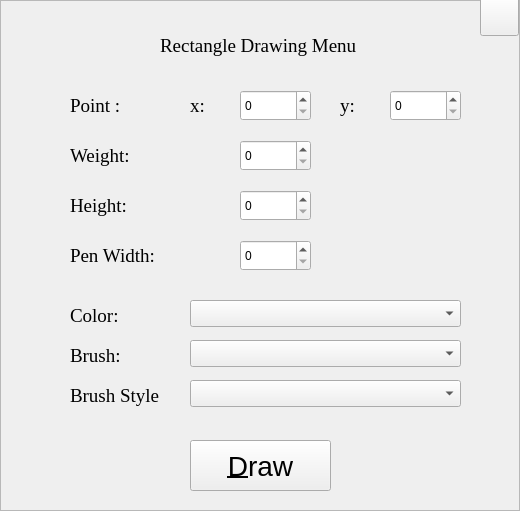
    <widget class="QFrame" name="rectangleFrame">
     <property name="geometry">
      <rect>
       <x>280</x>
       <y>2353</y>
       <width>520</width>
       <height>511</height>
      </rect>
     </property>
     <property name="focusPolicy">
      <enum>Qt::ClickFocus</enum>
     </property>
     <property name="frameShape">
      <enum>QFrame::StyledPanel</enum>
     </property>
     <property name="frameShadow">
      <enum>QFrame::Raised</enum>
     </property>
     <widget class="QLabel" name="label_23">
      <property name="geometry">
       <rect>
        <x>70</x>
        <y>90</y>
        <width>101</width>
        <height>31</height>
       </rect>
      </property>
      <property name="font">
       <font>
        <family>Times New Roman</family>
        <pointsize>14</pointsize>
       </font>
      </property>
      <property name="text">
       <string>Point : </string>
      </property>
     </widget>
     <widget class="QLabel" name="label_56">
      <property name="geometry">
       <rect>
        <x>190</x>
        <y>90</y>
        <width>41</width>
        <height>31</height>
       </rect>
      </property>
      <property name="font">
       <font>
        <family>Times New Roman</family>
        <pointsize>14</pointsize>
       </font>
      </property>
      <property name="text">
       <string>x: </string>
      </property>
     </widget>
     <widget class="QLabel" name="label_57">
      <property name="geometry">
       <rect>
        <x>340</x>
        <y>90</y>
        <width>41</width>
        <height>31</height>
       </rect>
      </property>
      <property name="font">
       <font>
        <family>Times New Roman</family>
        <pointsize>14</pointsize>
       </font>
      </property>
      <property name="text">
       <string>y: </string>
      </property>
     </widget>
     <widget class="QLabel" name="label_66">
      <property name="geometry">
       <rect>
        <x>70</x>
        <y>300</y>
        <width>101</width>
        <height>31</height>
       </rect>
      </property>
      <property name="font">
       <font>
        <family>Times New Roman</family>
        <pointsize>14</pointsize>
       </font>
      </property>
      <property name="text">
       <string>Color: </string>
      </property>
     </widget>
     <widget class="QLabel" name="label_67">
      <property name="geometry">
       <rect>
        <x>70</x>
        <y>240</y>
        <width>131</width>
        <height>31</height>
       </rect>
      </property>
      <property name="font">
       <font>
        <family>Times New Roman</family>
        <pointsize>14</pointsize>
       </font>
      </property>
      <property name="text">
       <string>Pen Width: </string>
      </property>
     </widget>
     <widget class="QLabel" name="rectangleDrawingLabel">
      <property name="geometry">
       <rect>
        <x>10</x>
        <y>30</y>
        <width>501</width>
        <height>31</height>
       </rect>
      </property>
      <property name="font">
       <font>
        <family>Times New Roman</family>
        <pointsize>14</pointsize>
       </font>
      </property>
      <property name="text">
       <string>Rectangle Drawing Menu </string>
      </property>
      <property name="alignment">
       <set>Qt::AlignCenter</set>
      </property>
     </widget>
     <widget class="QLabel" name="label_68">
      <property name="geometry">
       <rect>
        <x>70</x>
        <y>340</y>
        <width>101</width>
        <height>31</height>
       </rect>
      </property>
      <property name="font">
       <font>
        <family>Times New Roman</family>
        <pointsize>14</pointsize>
       </font>
      </property>
      <property name="text">
       <string>Brush: </string>
      </property>
     </widget>
     <widget class="QLabel" name="label_69">
      <property name="geometry">
       <rect>
        <x>70</x>
        <y>380</y>
        <width>101</width>
        <height>31</height>
       </rect>
      </property>
      <property name="font">
       <font>
        <family>Times New Roman</family>
        <pointsize>14</pointsize>
       </font>
      </property>
      <property name="text">
       <string>Brush Style</string>
      </property>
     </widget>
     <widget class="QLabel" name="label_70">
      <property name="geometry">
       <rect>
        <x>70</x>
        <y>140</y>
        <width>131</width>
        <height>31</height>
       </rect>
      </property>
      <property name="font">
       <font>
        <family>Times New Roman</family>
        <pointsize>14</pointsize>
       </font>
      </property>
      <property name="text">
       <string>Weight: </string>
      </property>
     </widget>
     <widget class="QLabel" name="label_71">
      <property name="geometry">
       <rect>
        <x>70</x>
        <y>190</y>
        <width>131</width>
        <height>31</height>
       </rect>
      </property>
      <property name="font">
       <font>
        <family>Times New Roman</family>
        <pointsize>14</pointsize>
       </font>
      </property>
      <property name="text">
       <string>Height: </string>
      </property>
     </widget>
     <widget class="QSpinBox" name="rectangleX">
      <property name="geometry">
       <rect>
        <x>240</x>
        <y>90</y>
        <width>71</width>
        <height>31</height>
       </rect>
      </property>
      <property name="maximum">
       <number>1200</number>
      </property>
     </widget>
     <widget class="QSpinBox" name="rectangleY">
      <property name="geometry">
       <rect>
        <x>390</x>
        <y>90</y>
        <width>71</width>
        <height>31</height>
       </rect>
      </property>
      <property name="maximum">
       <number>700</number>
      </property>
     </widget>
     <widget class="QSpinBox" name="rectangleWidth">
      <property name="geometry">
       <rect>
        <x>240</x>
        <y>140</y>
        <width>71</width>
        <height>31</height>
       </rect>
      </property>
      <property name="maximum">
       <number>360</number>
      </property>
     </widget>
     <widget class="QSpinBox" name="rectangleHeight">
      <property name="geometry">
       <rect>
        <x>240</x>
        <y>190</y>
        <width>71</width>
        <height>31</height>
       </rect>
      </property>
      <property name="maximum">
       <number>360</number>
      </property>
     </widget>
     <widget class="QSpinBox" name="rectanglePenWidth">
      <property name="geometry">
       <rect>
        <x>240</x>
        <y>240</y>
        <width>71</width>
        <height>31</height>
       </rect>
      </property>
      <property name="maximum">
       <number>40</number>
      </property>
     </widget>
     <widget class="QComboBox" name="colorRectangle">
      <property name="geometry">
       <rect>
        <x>190</x>
        <y>300</y>
        <width>271</width>
        <height>27</height>
       </rect>
      </property>
     </widget>
     <widget class="QComboBox" name="brushRectangle">
      <property name="geometry">
       <rect>
        <x>190</x>
        <y>340</y>
        <width>271</width>
        <height>27</height>
       </rect>
      </property>
     </widget>
     <widget class="QComboBox" name="brushStyleRectangle">
      <property name="geometry">
       <rect>
        <x>190</x>
        <y>380</y>
        <width>271</width>
        <height>27</height>
       </rect>
      </property>
     </widget>
     <widget class="QPushButton" name="drawRectangle">
      <property name="geometry">
       <rect>
        <x>190</x>
        <y>440</y>
        <width>141</width>
        <height>51</height>
       </rect>
      </property>
      <property name="font">
       <font>
        <pointsize>21</pointsize>
       </font>
      </property>
      <property name="text">
       <string>&amp;Draw</string>
      </property>
      <property name="icon">
       <iconset>
        <normaloff>:/images/paint.png</normaloff>:/images/paint.png</iconset>
      </property>
      <property name="iconSize">
       <size>
        <width>60</width>
        <height>40</height>
       </size>
      </property>
     </widget>
     <widget class="QPushButton" name="cancelRectangle">
      <property name="geometry">
       <rect>
        <x>480</x>
        <y>-4</y>
        <width>39</width>
        <height>40</height>
       </rect>
      </property>
      <property name="font">
       <font>
        <pointsize>21</pointsize>
       </font>
      </property>
      <property name="toolTip">
       <string extracomment="cancel">cancel</string>
      </property>
      <property name="text">
       <string/>
      </property>
      <property name="icon">
       <iconset>
        <normaloff>:/images/cancel.png</normaloff>:/images/cancel.png</iconset>
      </property>
      <property name="iconSize">
       <size>
        <width>40</width>
        <height>40</height>
       </size>
      </property>
     </widget>
    </widget>
